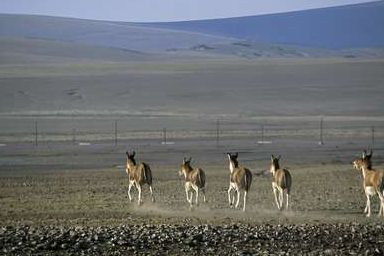
#> input picture data/train/authentic/Au_ani_00086.jpg, 384 x 256 px; its folder holds only this picture in this run
$ python train_model.py
#> lines starting #> are read from the running program, lines starting #| are printed output that depends on the picture
### src/preprocessing.py
import numpy as np
from  skimage import color
from PIL import Image, ExifTags
# pil stands for the pyhton image library
# here the skimage is Scikit-Image (image processing library)

def load_image_pil(path_or_file):
    pil = Image.open(path_or_file).convert('RGB') # here we are opening the image here and then converting to format of red, green, Blue.

    # *Image is used to
          #  1) OPEN Image.
          #  2) Convert Formats
          #  3) Resize and Rotate
          #  4) Process Pixels
    arr = np.array(pil) # convert the Image(3D) array to  Numpy array.
    return arr, pil

# [14 lines left out: function get_Y_channel, not called in this run]


### src/detectors.py
# Method:1 ELA Error Level Analysis: to detedct the tempered images by detedcting the differences in JPEG compression history.
from PIL import Image, ImageChops, ImageEnhance
import io, numpy as np
    # Scale = brighness amplification
    # quality = jpeg recompression quality
def compute_ela(pil_img, quality=90, scale=10):
    buf = io.BytesIO()
    pil_img.save(buf, format='JPEG', quality=quality)
    buf.seek(0)

    recompressed = Image.open(buf).convert('RGB')
    diff = ImageChops.difference(pil_img.convert('RGB'), recompressed)
    ela = ImageEnhance.Brightness(diff).enhance(scale)

    ela_arr = np.array(ela)

    # --- statistics for ML ---
    gray = ela_arr.mean(axis=2)
    stats = {
        "ela_mean": float(gray.mean()),
        "ela_std": float(gray.std()),
        "ela_max": float(gray.max())
    }

    return ela_arr, stats

# Mrthod 2: PRNU- Photo Response Non-Uniformity:Every camera sensor has:vSlight manufacturing imperfections, Pixel-to-pixel sensitivity variations. Image = True Scene + Sensor Noise it is like as A fingerprint left by the camera sensor.

from skimage.restoration import denoise_wavelet
import numpy as np

def extract_residual(arr_rgb):
    img = arr_rgb.astype('float32') / 255.0   # convert to floating point 0-1. fromt he array.

    den = denoise_wavelet(
        img,
        channel_axis=-1,    #coclor channel axis like for [224, 224, 3] where 3 is coloe channle axis here.
        convert2ycbcr=False,
        rescale_sigma=True
    )

    residual = img - den
    residual_mag = np.mean(np.abs(residual), axis=2)

    stats = {
        "res_mean": float(residual_mag.mean()),
        "res_std": float(residual_mag.std()),
        "res_max": float(residual_mag.max())
    }

    return residual_mag, stats

#Methof 3:
import numpy as np

def blockiness_map(gray_arr, block=8):
    h, w = gray_arr.shape
    map_out = np.zeros_like(gray_arr, dtype=float)

    for i in range(0, h - block + 1, block):
        for j in range(0, w - block + 1, block):
            blk = gray_arr[i:i+block, j:j+block]
            map_out[i:i+block, j:j+block] = blk.std()

    stats = {
        "block_mean": float(map_out.mean()),
        "block_std": float(map_out.std())
    }

    return map_out, stats

#Method 4:
import cv2
import numpy as np
from sklearn.cluster import DBSCAN

def copy_move_orb_mask(rgb_arr):
    gray = cv2.cvtColor(rgb_arr, cv2.COLOR_RGB2GRAY)

    orb = cv2.ORB_create(nfeatures=1500) #ORB = Oriented FAST and Rotated BRIEF    === It detects: 1) Corners  2) Edges 3)Texture-rich points
    kps, desc = orb.detectAndCompute(gray, None)

    h, w = gray.shape
    mask = np.zeros((h, w), dtype=np.uint8)

    if desc is None or len(kps) < 10:
        return mask, {
            "n_keypoints": 0,
            "n_good_matches": 0,
            "n_clusters": 0
        }

    bf = cv2.BFMatcher(cv2.NORM_HAMMING)
    matches = bf.knnMatch(desc, desc, k=2)

    good_matches = []

    for m, n in matches:
        if m.trainIdx == m.queryIdx: #Prevents matching a keypoint to itself.
            continue
        if m.distance < 0.75 * n.distance: #Lowe’s ratio test.  we accept only if Best is much better than second best
            pt1 = kps[m.queryIdx].pt
            pt2 = kps[m.trainIdx].pt

            # avoid matching same region
            if np.linalg.norm(np.array(pt1) - np.array(pt2)) > 10: #Avoid nearby natches
                good_matches.append(pt1)

    if len(good_matches) < 8:
        return mask, {
            "n_keypoints": len(kps),
            "n_good_matches": len(good_matches),
            "n_clusters": 0
        }

    pts = np.array(good_matches)

    clustering = DBSCAN(eps=20, min_samples=3).fit(pts) # to find Groups of matches forming duplicated regions.
    labels = clustering.labels_

    clusters = 0

    for lbl in set(labels):
        if lbl == -1:
            continue

        clusters += 1
        cluster_pts = pts[labels == lbl].astype(int)

        x, y, wc, hc = cv2.boundingRect(cluster_pts)
        mask[y:y+hc, x:x+wc] = 255   #Compute bounding rectangle
                                    #Mark region white (255) in mask    == So final mask: Black = normal area , White = suspicious duplicated region

    stats = {
        "n_keypoints": len(kps),
        "n_good_matches": len(good_matches),
        "n_clusters": clusters
    }

    return mask, stats


### src/features.py
# src/features.py
import numpy as np

# define the canonical feature key order here so vectorization is stable
FEATURE_KEYS = [
    "ela_mean","ela_std","ela_max",
    "res_mean","res_std","res_max",
    "block_mean","block_std",
    "n_keypoints","n_good_matches","n_clusters",
]

def dict_to_vector(ela_stats, res_stats, block_stats, copy_stats):
    """
    Turn detector stats dicts into a fixed-length numpy vector.
    If a key is missing, fill with 0.0
    """
    merged = {}
    merged.update(ela_stats or {})
    merged.update(res_stats or {})
    merged.update(block_stats or {})
    merged.update(copy_stats or {})

    vec = []
    for k in FEATURE_KEYS:
        val = merged.get(k, 0.0)
        # ensure numeric
        try:
            v = float(val)
        except Exception:
            v = 0.0
        vec.append(v)
    return np.array(vec, dtype=float)

def feature_names():
    return FEATURE_KEYS.copy()

### train_model.py
# train_model.py
import os, joblib
import numpy as np
from src.preprocessing import load_image_pil
from src.detectors import compute_ela, extract_residual, blockiness_map, copy_move_orb_mask
from src.features import dict_to_vector, feature_names
from sklearn.ensemble import RandomForestClassifier
from sklearn.model_selection import train_test_split
from sklearn.metrics import accuracy_score, precision_recall_fscore_support
from sklearn.preprocessing import StandardScaler

DATA_DIR = "data/train"   # data has subfolders 'authentic' and 'forged'
MODEL_PATH = "forensics_model.pkl"
SCALER_PATH = "forensics_scaler.pkl"

def gather_examples():
    X = [] #feature vectors
    y = [] #lables 0-> forged 1-> authentic here.
    for label_name in ["authentic", "forged"]:
        lab = 0 if label_name == "authentic" else 1
        folder = os.path.join(DATA_DIR, label_name)
        if not os.path.isdir(folder):
            continue
        for fn in os.listdir(folder):
            path = os.path.join(folder, fn)
            try:
                arr, pil = load_image_pil(path)
#> in load_image_pil, pil is the input picture: PIL image 384x256 RGB; mean R, G, B 107, 109.8, 111.4
            except Exception as e:
                print("skip", path, e)
                continue
            # run detectors
            ela_img, ela_stats = compute_ela(pil)
#> in compute_ela, `ela = ImageEnhance.Brightness(diff).enhance(scale)`:
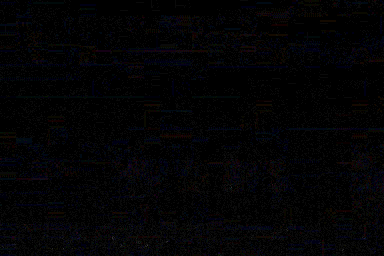
#> ela: PIL image 384x256 RGB; mean R, G, B 3, 2.8, 4.1
#> in compute_ela, `gray = ela_arr.mean(axis=2)`:
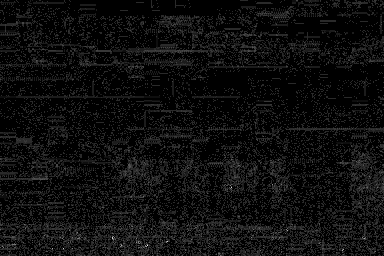
#> gray: shape (256, 384) float64; min 0, max 60, mean 3.3; drawn with min black and max white
#> in compute_ela, `stats = { "ela_mean": float(gray.mean()), "ela_std": float(gray.std())..`: stats = {'ela_mean': 3.3, 'ela_std': 4.82, 'ela_max': 60}
#> ela_stats = {'ela_mean': 3.3, 'ela_std': 4.82, 'ela_max': 60}
            res_map, res_stats = extract_residual(arr)
#> in extract_residual, `residual = img - den`:
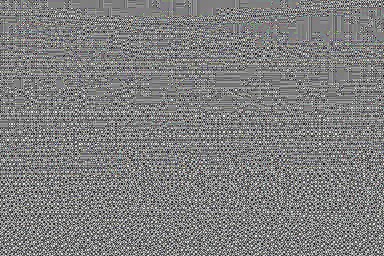
#> residual: shape (256, 384, 3) float32; mean R, G, B 1.39e-07, 1.45e-07, 1.47e-07; drawn with min black and max white
#> in extract_residual, `residual_mag = np.mean(np.abs(residual), axis=2)`:
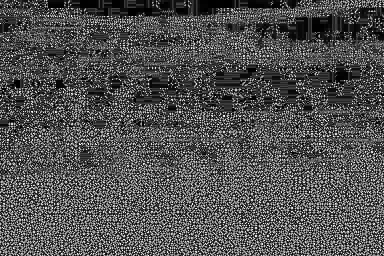
#> residual_mag: shape (256, 384) float32; min 1.19e-07, max 0.0016, mean 0.000512; drawn with min black and max white
#> in extract_residual, `stats = { "res_mean": float(residual_mag.mean()), "res_std": float(res..`: stats = {'res_mean': 0.000512, 'res_std': 0.000368, 'res_max': 0.0016}
#> res_stats has the same summary as stats in extract_residual
            # ensure grayscale for blockiness
            if arr.ndim == 3:
                gray = arr[...,0]  # quick grayscale using R channel (or use cv2)
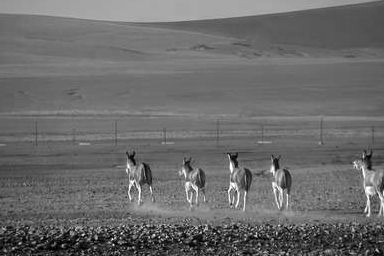
#> gray: shape (256, 384); min 0, max 255, mean 107
            else:
                gray = arr
            block_map, block_stats = blockiness_map(gray)
#> after the loop in blockiness_map, `for i in range(0, h - block + 1, block):`:
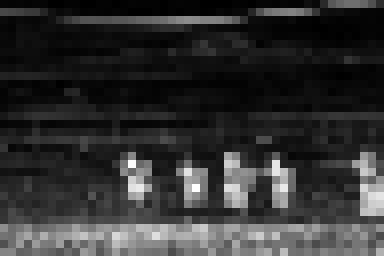
#> map_out: shape (256, 384) float64; min 0, max 63.13, mean 12.2; drawn with min black and max white
#> in blockiness_map, `stats = { "block_mean": float(map_out.mean()), "block_std": float(map_..`: stats = {'block_mean': 12.23, 'block_std': 12.79}
#> block_stats = {'block_mean': 12.23, 'block_std': 12.79}
            mask, copy_stats = copy_move_orb_mask(arr)
#> in copy_move_orb_mask, `gray = cv2.cvtColor(rgb_arr, cv2.COLOR_RGB2GRAY)`:
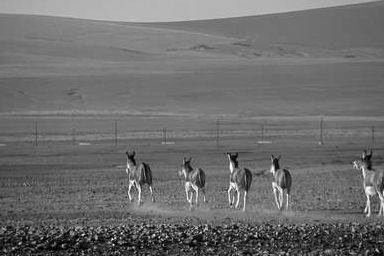
#> gray: shape (256, 384); min 0, max 254, mean 109.1
#> in copy_move_orb_mask, `kps, desc = orb.detectAndCompute(gray, None)`: kps = 835 keypoints; strongest (x, y, size): (134, 183, 31), (133, 181, 31), (131, 181, 31), (276, 169, 31)
#> in copy_move_orb_mask, `matches = bf.knnMatch(desc, desc, k=2)`: matches = 835 matches
#> after the loop in copy_move_orb_mask, `for m, n in matches:`: good_matches = []
#> mask: shape (256, 384); every value is 0
#> copy_stats = {'n_keypoints': 835, 'n_good_matches': 0, 'n_clusters': 0}
            feat = dict_to_vector(ela_stats, res_stats, block_stats, copy_stats)
#> the loop in dict_to_vector, `for k in FEATURE_KEYS:` made 11 passes
#> (val, v) on passes 1 to 11: (3.3, 3.3), (4.82, 4.82), (60, 60), (0.000512, 0.000512), (0.000368, 0.000368), (0.0016, 0.0016), (12.23, 12.23), (12.79, 12.79), (835, 835), (0, 0), (0, 0)
#> after the loop in dict_to_vector, `for k in FEATURE_KEYS:`: vec = [3.3, 4.82, 60, 0.000512, 0.000368, 0.0016, 12.23, 12.79, 835, 0, 0]
#> feat has the same summary as vec in dict_to_vector
            X.append(feat)
            y.append(lab)
#> pass 2 of the loop in gather_examples, `for label_name in ["authentic", "forged"]:`:
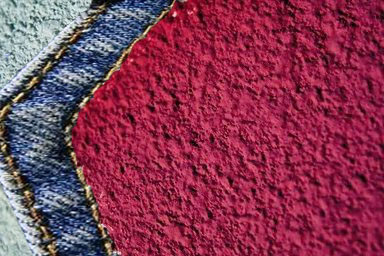
#> input picture data/train/forged/Tp_D_CND_S_N_txt00028_txt00006_10848.jpg, 384 x 256 px
#> in load_image_pil, pil is the input picture: PIL image 384x256 RGB; mean R, G, B 135.2, 55.6, 82.2
#> ela_stats = {'ela_mean': 20.16, 'ela_std': 13.85, 'ela_max': 205}
#> res_stats = {'res_mean': 0.0123, 'res_std': 0.00822, 'res_max': 0.0364}
#> after the loop in blockiness_map (call 2), `for i in range(0, h - block + 1, block):`:
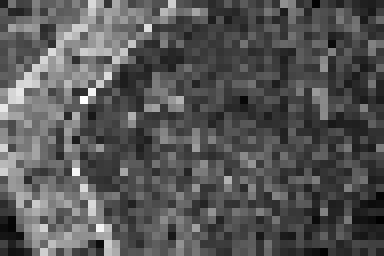
#> map_out: shape (256, 384) float64; min 8.23, max 77.38, mean 31.7; drawn with min black and max white
#> in blockiness_map (call 2), `stats = { "block_mean": float(map_out.mean()), "block_std": float(map_..`: stats = {'block_mean': 31.73, 'block_std': 11.5}
#> in copy_move_orb_mask (call 2), `gray = cv2.cvtColor(rgb_arr, cv2.COLOR_RGB2GRAY)`:
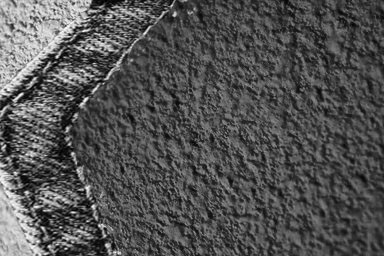
#> gray: shape (256, 384); min 0, max 253, mean 82.4
#> kps = 1303 keypoints; strongest (x, y, size): (56, 56, 31), (84, 191, 31), (86, 98, 31), (92, 206, 31)
#> matches = 1303 matches
#> copy_stats = {'n_keypoints': 1303, 'n_good_matches': 0, 'n_clusters': 0}
#> the loop in dict_to_vector (call 2), `for k in FEATURE_KEYS:` made 11 passes
#> (val, v) on passes 1 to 8: (20.16, 20.16), (13.85, 13.85), (205, 205), (0.0123, 0.0123), (0.00822, 0.00822), (0.0364, 0.0364), (31.73, 31.73), (11.5, 11.5)
#> feat = [20.16, 13.85, 205, 0.0123, 0.00822, 0.0364, 31.73, 11.5, 1303, 0, 0]
    return np.array(X), np.array(y)

if __name__ == "__main__":
    print("Gathering examples...")
    X, y = gather_examples()
#> y = [0, 1]
    print("Examples:", X.shape, y.shape)
#| Examples: (2, 11) (2,)
    # simple sanity check
    if len(X) < 10:
        print("WARNING: too few examples to train reliably.")

    scaler = StandardScaler()
    Xs = scaler.fit_transform(X)

#> (the run stopped early here; a loop or call above may not have finished)
